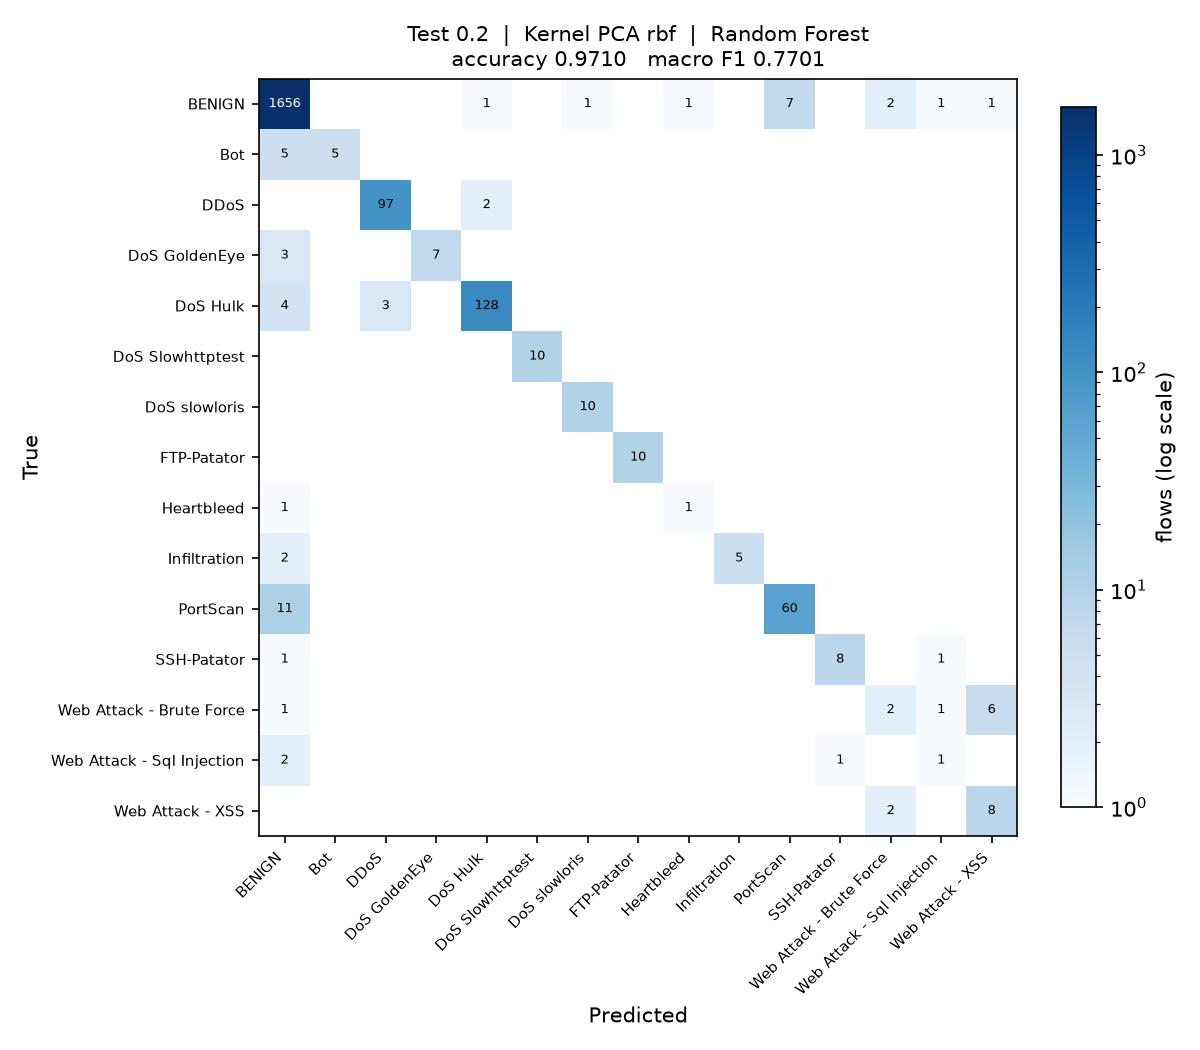

Here is the Python script that generated this plot:
"""
Test_0.2_DR_RBF_RF

Test size 0.2  |  Kernel PCA (rbf)  |  Random Forest  (reference sheet #7)

Run on its own:

    python Test_0.2_DR_RBF_RF.py

Writes Test_0.2_DR_RBF_RF.jpg (confusion matrix) and appends one row to
results/75_runs.csv.
"""

import os
import sys
import time
import warnings
from pathlib import Path

import matplotlib
matplotlib.use("Agg")
import matplotlib.pyplot as plt
import numpy as np
import pandas as pd
from sklearn.decomposition import KernelPCA
from sklearn.impute import SimpleImputer
from sklearn.metrics import (accuracy_score, confusion_matrix, f1_score,
                             precision_score, recall_score)
from sklearn.model_selection import train_test_split
from sklearn.preprocessing import LabelEncoder, StandardScaler
from sklearn.ensemble import RandomForestClassifier

sys.path.insert(0, str(Path(__file__).resolve().parent.parent))
from common import load_sample                      # noqa: E402

warnings.filterwarnings("ignore")

# ----- this run -------------------------------------------------------------
TEST_SIZE = 0.2
KERNEL = "rbf"
CLASSIFIER = "RF"
N_COMPONENTS = 15
# ----------------------------------------------------------------------------

SEED = 0
N_JOBS = max(1, (os.cpu_count() or 2) // 2)
STEM = "Test_0.2_DR_RBF_RF"
HERE = Path(__file__).resolve().parent
RESULTS = HERE.parent / "results"


def main():
    t0 = time.time()
    df = load_sample(10000, 50, SEED)
    y = LabelEncoder().fit_transform(df["Label"])
    X = df.drop(columns=["Label", "Day"])
    classes = sorted(df["Label"].unique())
    print(f"{len(df):,} flows, {X.shape[1]} features, {len(classes)} classes")

    X_train, X_test, y_train, y_test = train_test_split(
        X, y, test_size=TEST_SIZE, random_state=SEED, stratify=y)

    # mean imputation and scaling, fitted on the training split only
    imputer = SimpleImputer(strategy="mean").fit(X_train)
    scaler = StandardScaler().fit(imputer.transform(X_train))
    X_train = scaler.transform(imputer.transform(X_train))
    X_test = scaler.transform(imputer.transform(X_test))

    # dimensionality reduction: Kernel PCA, fitted on the training split only.
    # arpack keeps the largest positive eigenvalues; the randomized solver ranks
    # them by magnitude and fails on the sigmoid kernel, which is not PSD.
    kpca = KernelPCA(n_components=N_COMPONENTS, kernel=KERNEL,
                     eigen_solver="arpack", random_state=SEED, n_jobs=N_JOBS)
    X_train = kpca.fit_transform(X_train)
    X_test = kpca.transform(X_test)
    print(f"Kernel PCA ({KERNEL}): {X_train.shape[1]} components")

    classifier = RandomForestClassifier(n_estimators=200, criterion="entropy",
                                    n_jobs=N_JOBS, random_state=SEED)
    classifier.fit(X_train, y_train)
    y_pred = classifier.predict(X_test)

    acc = accuracy_score(y_test, y_pred)
    pre = precision_score(y_test, y_pred, average="macro", zero_division=0)
    rec = recall_score(y_test, y_pred, average="macro", zero_division=0)
    f1 = f1_score(y_test, y_pred, average="macro", zero_division=0)
    pre_w = precision_score(y_test, y_pred, average="weighted", zero_division=0)
    rec_w = recall_score(y_test, y_pred, average="weighted", zero_division=0)
    f1_w = f1_score(y_test, y_pred, average="weighted", zero_division=0)

    print(f"Accuracy  : {acc:.4f}")
    print(f"Precision : {pre:.4f}")
    print(f"Recall    : {rec:.4f}")
    print(f"F1 Score  : {f1:.4f}")

    # confusion matrix image, named to match this script
    cm = confusion_matrix(y_test, y_pred, labels=range(len(classes)))
    fig, ax = plt.subplots(figsize=(8, 7))
    im = ax.imshow(cm, cmap="Blues", norm=matplotlib.colors.LogNorm(vmin=1))
    ax.set_xticks(range(len(classes)), classes, rotation=45, ha="right", fontsize=7)
    ax.set_yticks(range(len(classes)), classes, fontsize=7)
    ax.set_xlabel("Predicted")
    ax.set_ylabel("True")
    ax.set_title(f"Test {TEST_SIZE}  |  Kernel PCA {KERNEL}  |  Random Forest\n"
                 f"accuracy {acc:.4f}   macro F1 {f1:.4f}", fontsize=10)
    for i in range(len(classes)):
        for j in range(len(classes)):
            if cm[i, j]:
                ax.text(j, i, cm[i, j], ha="center", va="center", fontsize=6,
                        color="white" if cm[i, j] > cm.max() / 3 else "black")
    fig.colorbar(im, ax=ax, fraction=0.04, label="flows (log scale)")
    fig.tight_layout()
    fig.savefig(HERE / f"{STEM}.jpg", dpi=150)
    plt.close(fig)

    # one row appended to the shared results table
    RESULTS.mkdir(exist_ok=True)
    row = {"Test": TEST_SIZE, "DR": "RBF", "Clas": CLASSIFIER,
           "Acc": round(acc, 4), "Pre": round(pre, 4), "Rec": round(rec, 4),
           "F1": round(f1, 4),
           "Pre_weighted": round(pre_w, 4), "Rec_weighted": round(rec_w, 4),
           "F1_weighted": round(f1_w, 4),
           "n_components": N_COMPONENTS, "seconds": round(time.time() - t0, 1),
           "script": STEM}
    out = RESULTS / "75_runs.csv"
    old = pd.read_csv(out).to_dict("records") if out.exists() else []
    old = [r for r in old if r.get("script") != STEM]
    pd.DataFrame(old + [row]).to_csv(out, index=False)
    print(f"saved {STEM}.jpg and appended to results/75_runs.csv "
          f"({time.time() - t0:.0f}s)")


if __name__ == "__main__":
    main()
